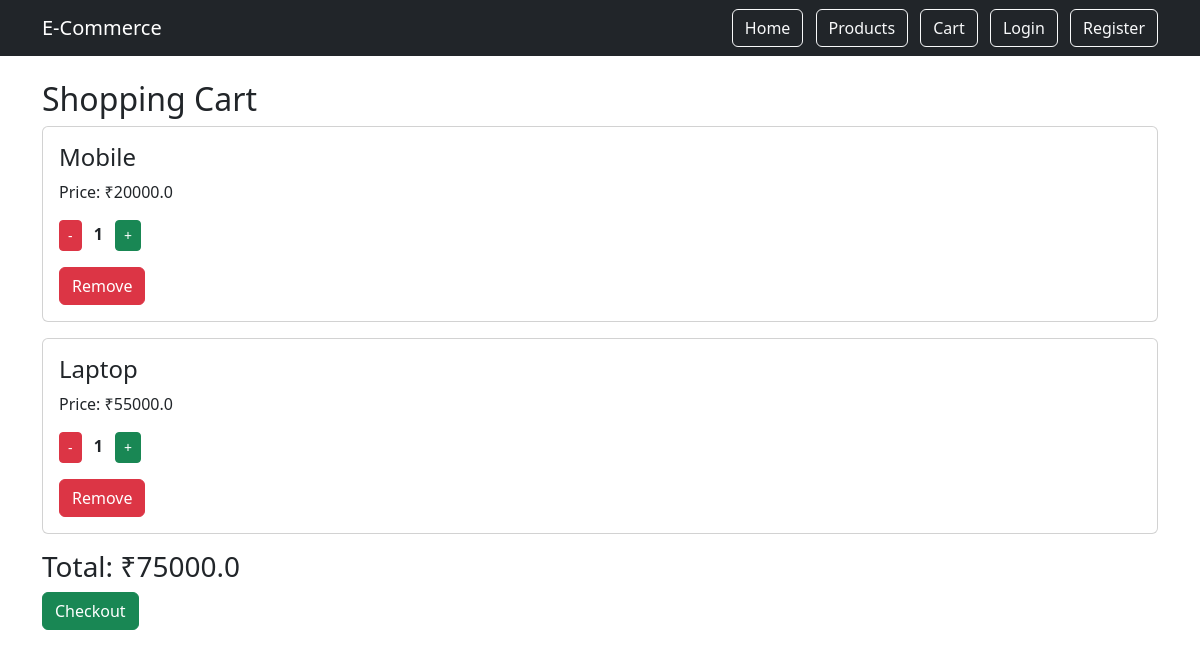
Page /cart (signed in) on the committed database.
### app.py (models this page shows)
class Product(db.Model):
    id = db.Column(db.Integer, primary_key=True)
    name = db.Column(db.String(100))
    price = db.Column(db.Float)
    description = db.Column(db.String(300))
    image = db.Column(db.String(100))
    category = db.Column(db.String(50))

class Cart(db.Model):
    id = db.Column(db.Integer, primary_key=True)
    user_id = db.Column(db.Integer)
    product_id = db.Column(db.Integer)
    quantity = db.Column(db.Integer, default=1)

### app.py (the view)
@app.route("/cart")
def cart():
    user_id = session.get("user_id")
    if not user_id:
        return redirect("/login")
    cart_items = Cart.query.filter_by(
        user_id=user_id
    ).all()
    products = []
    total = 0
    for item in cart_items:
        product = Product.query.get(item.product_id)
        if product:
            products.append(product)
            total += product.price * item.quantity
    return render_template(
        "cart.html",
        products=products,
        cart_items=cart_items,
        total=total
    )

### templates/cart.html (shortened to what this page needs)
<!DOCTYPE html>
<html>
<head>
    <link href="https://cdn.jsdelivr.net/npm/bootstrap@5.3.3/dist/css/bootstrap.min.css" rel="stylesheet">
</head>
<body>
<nav class="navbar navbar-expand-lg navbar-dark bg-dark">
    <div class="container">
        <a class="navbar-brand" href="/">E-Commerce</a>
        <div>
            <a class="btn btn-outline-light me-2" href="/">Home</a>
            <a class="btn btn-outline-light me-2" href="/products">Products</a>
            <a class="btn btn-outline-light me-2" href="/cart">Cart</a>
            <a class="btn btn-outline-light me-2" href="/login">Login</a>
            <a class="btn btn-outline-light" href="/register">Register</a>
        </div>
    </div>
</nav>
<div class="container mt-4">
    <h2>Shopping Cart</h2>
    {% if products %}
        {% for product in products %}
        <div class="card mb-3">
            <div class="card-body">
                <h4>{{ product.name }}</h4>
                <p>Price: ₹{{ product.price }}</p>
                <p>
                    <a href="/decrease_quantity/{{ product.id }}"
                       class="btn btn-danger btn-sm">
                        -
                    </a>
                    <strong class="mx-2">
                        {{ cart_items[loop.index0].quantity }}
                    </strong>
                    <a href="/increase_quantity/{{ product.id }}"
                       class="btn btn-success btn-sm">
                        +
                    </a>
                </p>
                <a href="/remove_from_cart/{{ product.id }}"
                   class="btn btn-danger">
                    Remove
                </a>
            </div>
        </div>
        {% endfor %}
        <h3>Total: ₹{{ total }}</h3>
        <a href="/checkout" class="btn btn-success">
            Checkout
        </a>
    {% else %}
        <div class="alert alert-warning">
            Your cart is empty.
        </div>
    {% endif %}
</div>
</body>
</html>

### rows in the picture
Product: name "Mobile", price "20000.0"
Cart: quantity "1"
Product: name "Laptop", price "55000.0"
Cart: quantity "1"

### other values in the picture
{{ total }} "75000.0"
